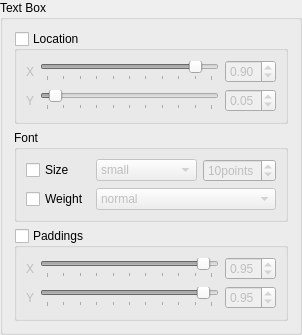
<?xml version="1.0" encoding="UTF-8"?>
<ui version="4.0">
 <class>GroupBox_text_box</class>
 <widget class="QGroupBox" name="GroupBox_text_box">
  <property name="geometry">
   <rect>
    <x>0</x>
    <y>0</y>
    <width>300</width>
    <height>300</height>
   </rect>
  </property>
  <property name="sizePolicy">
   <sizepolicy hsizetype="Minimum" vsizetype="Fixed">
    <horstretch>0</horstretch>
    <verstretch>0</verstretch>
   </sizepolicy>
  </property>
  <property name="windowTitle">
   <string>GroupBox</string>
  </property>
  <property name="toolTip">
   <string>&lt;html&gt;&lt;head/&gt;&lt;body&gt;&lt;p&gt;Set text box parameters&lt;/p&gt;&lt;p&gt;&lt;br/&gt;&lt;/p&gt;&lt;/body&gt;&lt;/html&gt;</string>
  </property>
  <property name="title">
   <string>Text Box</string>
  </property>
  <layout class="QVBoxLayout" name="verticalLayout">
   <item>
    <widget class="QGroupBox" name="groupBox_location">
     <property name="toolTip">
      <string>&lt;html&gt;&lt;head/&gt;&lt;body&gt;&lt;p&gt;Location for text label for each
                            resistivity subplot.&lt;/p&gt;&lt;p&gt;Location is in relative coordinates of the datas.&lt;/p&gt;&lt;p&gt;&lt;br/&gt;&lt;/p&gt;&lt;/body&gt;&lt;/html&gt;
                        </string>
     </property>
     <property name="title">
      <string>Location</string>
     </property>
     <property name="flat">
      <bool>true</bool>
     </property>
     <property name="checkable">
      <bool>true</bool>
     </property>
     <property name="checked">
      <bool>false</bool>
     </property>
     <layout class="QGridLayout" name="gridLayout">
      <item row="1" column="0">
       <widget class="QLabel" name="label_3">
        <property name="toolTip">
         <string>&lt;html&gt;&lt;head/&gt;&lt;body&gt;&lt;p&gt;vertical position of the
                                        bottom of the color bar in figure between [0, 1], 0 is bottom side.&lt;/p&gt;&lt;/body&gt;&lt;/html&gt;
                                    </string>
        </property>
        <property name="text">
         <string>Y</string>
        </property>
        <property name="buddy">
         <cstring>horizontalSlider_y</cstring>
        </property>
       </widget>
      </item>
      <item row="0" column="1">
       <widget class="QSlider" name="horizontalSlider_x">
        <property name="toolTip">
         <string>&lt;html&gt;&lt;head/&gt;&lt;body&gt;&lt;p&gt;lateral position of the left
                                        hand corner of the color bar in figure between [0, 1], 0 is the left side.&lt;/p&gt;&lt;/body&gt;&lt;/html&gt;
                                    </string>
        </property>
        <property name="maximum">
         <number>100</number>
        </property>
        <property name="value">
         <number>90</number>
        </property>
        <property name="orientation">
         <enum>Qt::Horizontal</enum>
        </property>
        <property name="tickPosition">
         <enum>QSlider::TicksBelow</enum>
        </property>
        <property name="tickInterval">
         <number>10</number>
        </property>
       </widget>
      </item>
      <item row="0" column="2">
       <widget class="QDoubleSpinBox" name="doubleSpinBox_x">
        <property name="toolTip">
         <string>&lt;html&gt;&lt;head/&gt;&lt;body&gt;&lt;p&gt;lateral position of the left
                                        hand corner of the color bar in figure between [0, 1], 0 is the left side.&lt;/p&gt;&lt;/body&gt;&lt;/html&gt;
                                    </string>
        </property>
        <property name="maximum">
         <double>1.000000000000000</double>
        </property>
        <property name="singleStep">
         <double>0.100000000000000</double>
        </property>
        <property name="value">
         <double>0.900000000000000</double>
        </property>
       </widget>
      </item>
      <item row="1" column="1">
       <widget class="QSlider" name="horizontalSlider_y">
        <property name="toolTip">
         <string>&lt;html&gt;&lt;head/&gt;&lt;body&gt;&lt;p&gt;vertical position of the
                                        bottom of the color bar in figure between [0, 1], 0 is bottom side.&lt;/p&gt;&lt;/body&gt;&lt;/html&gt;
                                    </string>
        </property>
        <property name="maximum">
         <number>100</number>
        </property>
        <property name="value">
         <number>5</number>
        </property>
        <property name="orientation">
         <enum>Qt::Horizontal</enum>
        </property>
        <property name="tickPosition">
         <enum>QSlider::TicksBelow</enum>
        </property>
        <property name="tickInterval">
         <number>10</number>
        </property>
       </widget>
      </item>
      <item row="1" column="2">
       <widget class="QDoubleSpinBox" name="doubleSpinBox_y">
        <property name="toolTip">
         <string>&lt;html&gt;&lt;head/&gt;&lt;body&gt;&lt;p&gt;vertical position of the
                                        bottom of the color bar in figure between [0, 1], 0 is bottom side.&lt;/p&gt;&lt;/body&gt;&lt;/html&gt;
                                    </string>
        </property>
        <property name="maximum">
         <double>1.000000000000000</double>
        </property>
        <property name="singleStep">
         <double>0.100000000000000</double>
        </property>
        <property name="value">
         <double>0.050000000000000</double>
        </property>
       </widget>
      </item>
      <item row="0" column="0">
       <widget class="QLabel" name="label_2">
        <property name="toolTip">
         <string>&lt;html&gt;&lt;head/&gt;&lt;body&gt;&lt;p&gt;lateral position of the left
                                        hand corner of the color bar in figure between [0, 1], 0 is the left side.&lt;/p&gt;&lt;/body&gt;&lt;/html&gt;
                                    </string>
        </property>
        <property name="text">
         <string>X</string>
        </property>
        <property name="buddy">
         <cstring>horizontalSlider_x</cstring>
        </property>
       </widget>
      </item>
     </layout>
    </widget>
   </item>
   <item>
    <widget class="QGroupBox" name="groupBox_2">
     <property name="toolTip">
      <string>&lt;html&gt;&lt;head/&gt;&lt;body&gt;&lt;p&gt;&lt;br/&gt;&lt;/p&gt;&lt;/body&gt;&lt;/html&gt;</string>
     </property>
     <property name="title">
      <string>Font</string>
     </property>
     <property name="flat">
      <bool>true</bool>
     </property>
     <layout class="QGridLayout" name="gridLayout_2">
      <item row="0" column="0">
       <widget class="QCheckBox" name="checkBox_size">
        <property name="sizePolicy">
         <sizepolicy hsizetype="Fixed" vsizetype="Fixed">
          <horstretch>0</horstretch>
          <verstretch>0</verstretch>
         </sizepolicy>
        </property>
        <property name="toolTip">
         <string>&lt;html&gt;&lt;head/&gt;&lt;body&gt;&lt;p&gt;Size of text for subplot
                                        labels&lt;/p&gt;&lt;/body&gt;&lt;/html&gt;
                                    </string>
        </property>
        <property name="text">
         <string>Size</string>
        </property>
       </widget>
      </item>
      <item row="0" column="1">
       <widget class="QComboBox" name="comboBox_size">
        <property name="enabled">
         <bool>false</bool>
        </property>
        <property name="toolTip">
         <string>&lt;html&gt;&lt;head/&gt;&lt;body&gt;&lt;p&gt;Size of text for subplot
                                        labels&lt;/p&gt;&lt;/body&gt;&lt;/html&gt;
                                    </string>
        </property>
        <property name="currentIndex">
         <number>2</number>
        </property>
        <item>
         <property name="text">
          <string>xx-small</string>
         </property>
        </item>
        <item>
         <property name="text">
          <string>x-small</string>
         </property>
        </item>
        <item>
         <property name="text">
          <string>small</string>
         </property>
        </item>
        <item>
         <property name="text">
          <string>medium</string>
         </property>
        </item>
        <item>
         <property name="text">
          <string>large</string>
         </property>
        </item>
        <item>
         <property name="text">
          <string>x-large</string>
         </property>
        </item>
        <item>
         <property name="text">
          <string>xx-large</string>
         </property>
        </item>
        <item>
         <property name="text">
          <string>size in points</string>
         </property>
        </item>
       </widget>
      </item>
      <item row="0" column="2">
       <widget class="QSpinBox" name="spinBox_size">
        <property name="enabled">
         <bool>false</bool>
        </property>
        <property name="toolTip">
         <string>&lt;html&gt;&lt;head/&gt;&lt;body&gt;&lt;p&gt;Size of text for subplot
                                        labels&lt;/p&gt;&lt;/body&gt;&lt;/html&gt;
                                    </string>
        </property>
        <property name="suffix">
         <string>points</string>
        </property>
        <property name="minimum">
         <number>4</number>
        </property>
        <property name="value">
         <number>10</number>
        </property>
       </widget>
      </item>
      <item row="1" column="0">
       <widget class="QCheckBox" name="checkBox_weight">
        <property name="sizePolicy">
         <sizepolicy hsizetype="Fixed" vsizetype="Fixed">
          <horstretch>0</horstretch>
          <verstretch>0</verstretch>
         </sizepolicy>
        </property>
        <property name="toolTip">
         <string>&lt;html&gt;&lt;head/&gt;&lt;body&gt;&lt;p&gt;weight of text label font&lt;/p&gt;&lt;/body&gt;&lt;/html&gt;</string>
        </property>
        <property name="text">
         <string>Weight</string>
        </property>
       </widget>
      </item>
      <item row="1" column="1" colspan="2">
       <widget class="QComboBox" name="comboBox_weight">
        <property name="enabled">
         <bool>false</bool>
        </property>
        <property name="toolTip">
         <string>&lt;html&gt;&lt;head/&gt;&lt;body&gt;&lt;p&gt;weight of text label font&lt;/p&gt;&lt;/body&gt;&lt;/html&gt;</string>
        </property>
        <property name="currentIndex">
         <number>1</number>
        </property>
        <item>
         <property name="text">
          <string>light</string>
         </property>
        </item>
        <item>
         <property name="text">
          <string>normal</string>
         </property>
        </item>
        <item>
         <property name="text">
          <string>medium</string>
         </property>
        </item>
        <item>
         <property name="text">
          <string>semibold</string>
         </property>
        </item>
        <item>
         <property name="text">
          <string>bold</string>
         </property>
        </item>
        <item>
         <property name="text">
          <string>heavy</string>
         </property>
        </item>
        <item>
         <property name="text">
          <string>black</string>
         </property>
        </item>
       </widget>
      </item>
     </layout>
    </widget>
   </item>
   <item>
    <widget class="QGroupBox" name="groupBox_padding">
     <property name="title">
      <string>Paddings</string>
     </property>
     <property name="flat">
      <bool>true</bool>
     </property>
     <property name="checkable">
      <bool>true</bool>
     </property>
     <property name="checked">
      <bool>false</bool>
     </property>
     <layout class="QGridLayout" name="gridLayout_3">
      <item row="0" column="0">
       <widget class="QLabel" name="label_5">
        <property name="toolTip">
         <string>&lt;html&gt;&lt;head/&gt;&lt;body&gt;&lt;p&gt;lateral position of the left
                                        hand corner of the color bar in figure between [0, 1], 0 is the left side.&lt;/p&gt;&lt;/body&gt;&lt;/html&gt;
                                    </string>
        </property>
        <property name="text">
         <string>X</string>
        </property>
        <property name="buddy">
         <cstring>horizontalSlider_x_pad</cstring>
        </property>
       </widget>
      </item>
      <item row="0" column="1">
       <widget class="QSlider" name="horizontalSlider_x_pad">
        <property name="toolTip">
         <string>&lt;html&gt;&lt;head/&gt;&lt;body&gt;&lt;p&gt;lateral position of the left
                                        hand corner of the color bar in figure between [0, 1], 0 is the left side.&lt;/p&gt;&lt;/body&gt;&lt;/html&gt;
                                    </string>
        </property>
        <property name="maximum">
         <number>100</number>
        </property>
        <property name="value">
         <number>95</number>
        </property>
        <property name="orientation">
         <enum>Qt::Horizontal</enum>
        </property>
        <property name="tickPosition">
         <enum>QSlider::TicksBelow</enum>
        </property>
        <property name="tickInterval">
         <number>10</number>
        </property>
       </widget>
      </item>
      <item row="0" column="2">
       <widget class="QDoubleSpinBox" name="doubleSpinBox_x_pad">
        <property name="toolTip">
         <string>&lt;html&gt;&lt;head/&gt;&lt;body&gt;&lt;p&gt;lateral position of the left
                                        hand corner of the color bar in figure between [0, 1], 0 is the left side.&lt;/p&gt;&lt;/body&gt;&lt;/html&gt;
                                    </string>
        </property>
        <property name="maximum">
         <double>1.000000000000000</double>
        </property>
        <property name="singleStep">
         <double>0.100000000000000</double>
        </property>
        <property name="value">
         <double>0.950000000000000</double>
        </property>
       </widget>
      </item>
      <item row="1" column="0">
       <widget class="QLabel" name="label_4">
        <property name="toolTip">
         <string>&lt;html&gt;&lt;head/&gt;&lt;body&gt;&lt;p&gt;vertical position of the
                                        bottom of the color bar in figure between [0, 1], 0 is bottom side.&lt;/p&gt;&lt;/body&gt;&lt;/html&gt;
                                    </string>
        </property>
        <property name="text">
         <string>Y</string>
        </property>
        <property name="buddy">
         <cstring>horizontalSlider_y_pad</cstring>
        </property>
       </widget>
      </item>
      <item row="1" column="1">
       <widget class="QSlider" name="horizontalSlider_y_pad">
        <property name="toolTip">
         <string>&lt;html&gt;&lt;head/&gt;&lt;body&gt;&lt;p&gt;vertical position of the
                                        bottom of the color bar in figure between [0, 1], 0 is bottom side.&lt;/p&gt;&lt;/body&gt;&lt;/html&gt;
                                    </string>
        </property>
        <property name="maximum">
         <number>100</number>
        </property>
        <property name="value">
         <number>95</number>
        </property>
        <property name="orientation">
         <enum>Qt::Horizontal</enum>
        </property>
        <property name="tickPosition">
         <enum>QSlider::TicksBelow</enum>
        </property>
        <property name="tickInterval">
         <number>10</number>
        </property>
       </widget>
      </item>
      <item row="1" column="2">
       <widget class="QDoubleSpinBox" name="doubleSpinBox_y_pad">
        <property name="toolTip">
         <string>&lt;html&gt;&lt;head/&gt;&lt;body&gt;&lt;p&gt;vertical position of the
                                        bottom of the color bar in figure between [0, 1], 0 is bottom side.&lt;/p&gt;&lt;/body&gt;&lt;/html&gt;
                                    </string>
        </property>
        <property name="maximum">
         <double>1.000000000000000</double>
        </property>
        <property name="singleStep">
         <double>0.100000000000000</double>
        </property>
        <property name="value">
         <double>0.950000000000000</double>
        </property>
       </widget>
      </item>
     </layout>
    </widget>
   </item>
  </layout>
 </widget>
 <tabstops>
  <tabstop>groupBox_location</tabstop>
  <tabstop>horizontalSlider_x</tabstop>
  <tabstop>doubleSpinBox_x</tabstop>
  <tabstop>horizontalSlider_y</tabstop>
  <tabstop>doubleSpinBox_y</tabstop>
  <tabstop>checkBox_size</tabstop>
  <tabstop>comboBox_size</tabstop>
  <tabstop>spinBox_size</tabstop>
  <tabstop>checkBox_weight</tabstop>
  <tabstop>comboBox_weight</tabstop>
  <tabstop>groupBox_padding</tabstop>
  <tabstop>horizontalSlider_x_pad</tabstop>
  <tabstop>doubleSpinBox_x_pad</tabstop>
  <tabstop>horizontalSlider_y_pad</tabstop>
  <tabstop>doubleSpinBox_y_pad</tabstop>
 </tabstops>
 <resources/>
 <connections/>
</ui>
